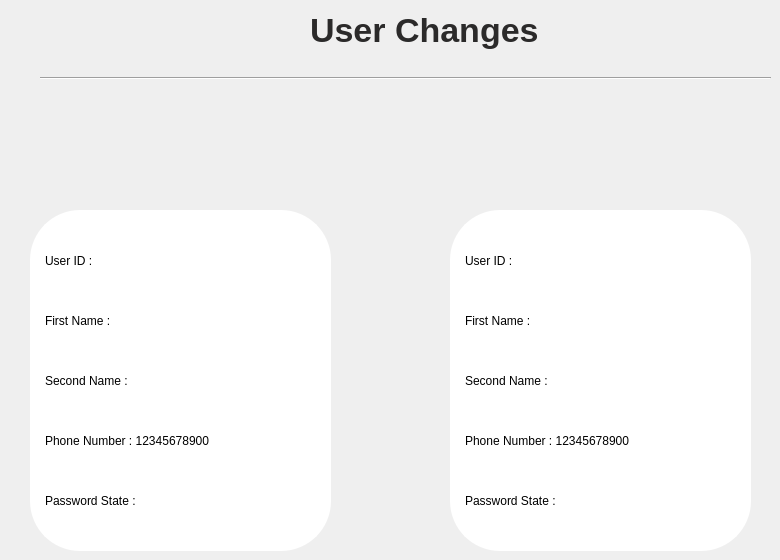
      <widget class="QWidget" name="page_2">
       <widget class="QLabel" name="label_71">
        <property name="geometry">
         <rect>
          <x>310</x>
          <y>0</y>
          <width>231</width>
          <height>61</height>
         </rect>
        </property>
        <property name="styleSheet">
         <string notr="true">QLabel
{
font-size:34px;
font-weight:bold;
color:#2B2A2A;
}</string>
        </property>
        <property name="text">
         <string>User Changes</string>
        </property>
       </widget>
       <widget class="QPushButton" name="pushButton_3">
        <property name="geometry">
         <rect>
          <x>20</x>
          <y>10</y>
          <width>41</width>
          <height>41</height>
         </rect>
        </property>
        <property name="styleSheet">
         <string notr="true">QPushButton{
  border-radius: 5px;





}

QPushButton:hover{
background: #CCD0CD;

}

</string>
        </property>
        <property name="text">
         <string/>
        </property>
        <property name="icon">
         <iconset>
          <selectedoff>:/Assets/back.png</selectedoff>
         </iconset>
        </property>
        <property name="iconSize">
         <size>
          <width>33</width>
          <height>31</height>
         </size>
        </property>
       </widget>
       <widget class="Line" name="line_13">
        <property name="geometry">
         <rect>
          <x>40</x>
          <y>70</y>
          <width>731</width>
          <height>16</height>
         </rect>
        </property>
        <property name="orientation">
         <enum>Qt::Orientation::Horizontal</enum>
        </property>
       </widget>
       <widget class="QFrame" name="frame_3">
        <property name="geometry">
         <rect>
          <x>30</x>
          <y>210</y>
          <width>301</width>
          <height>341</height>
         </rect>
        </property>
        <property name="styleSheet">
         <string notr="true">QFrame{
background-color:white;
 width: 200px;
        height: 200px;
        border: 2px solid white;
        border-radius: 50%;
}</string>
        </property>
        <property name="frameShape">
         <enum>QFrame::Shape::StyledPanel</enum>
        </property>
        <property name="frameShadow">
         <enum>QFrame::Shadow::Raised</enum>
        </property>
        <widget class="QLabel" name="all_labels">
         <property name="geometry">
          <rect>
           <x>10</x>
           <y>90</y>
           <width>251</width>
           <height>41</height>
          </rect>
         </property>
         <property name="styleSheet">
          <string notr="true"/>
         </property>
         <property name="text">
          <string>First Name :</string>
         </property>
        </widget>
        <widget class="QLabel" name="all_labels_3">
         <property name="geometry">
          <rect>
           <x>10</x>
           <y>210</y>
           <width>281</width>
           <height>41</height>
          </rect>
         </property>
         <property name="styleSheet">
          <string notr="true">#all_labels{
font-size:18px;
}</string>
         </property>
         <property name="text">
          <string>Phone Number : 12345678900</string>
         </property>
        </widget>
        <widget class="QLabel" name="all_labels_21">
         <property name="geometry">
          <rect>
           <x>10</x>
           <y>150</y>
           <width>271</width>
           <height>41</height>
          </rect>
         </property>
         <property name="styleSheet">
          <string notr="true"/>
         </property>
         <property name="text">
          <string>Second Name :</string>
         </property>
        </widget>
        <widget class="QLabel" name="all_labels_5">
         <property name="geometry">
          <rect>
           <x>10</x>
           <y>30</y>
           <width>251</width>
           <height>41</height>
          </rect>
         </property>
         <property name="styleSheet">
          <string notr="true"/>
         </property>
         <property name="text">
          <string>User ID :</string>
         </property>
        </widget>
        <widget class="QLabel" name="all_labels_23">
         <property name="geometry">
          <rect>
           <x>10</x>
           <y>270</y>
           <width>271</width>
           <height>41</height>
          </rect>
         </property>
         <property name="styleSheet">
          <string notr="true"/>
         </property>
         <property name="text">
          <string>Password State :</string>
         </property>
        </widget>
       </widget>
       <widget class="QLabel" name="label_2">
        <property name="geometry">
         <rect>
          <x>360</x>
          <y>340</y>
          <width>71</width>
          <height>71</height>
         </rect>
        </property>
        <property name="text">
         <string/>
        </property>
        <property name="pixmap">
         <pixmap resource="Resource.qrc">:/Assets/fast-forward.png</pixmap>
        </property>
        <property name="scaledContents">
         <bool>true</bool>
        </property>
       </widget>
       <widget class="QFrame" name="frame_5">
        <property name="geometry">
         <rect>
          <x>450</x>
          <y>210</y>
          <width>301</width>
          <height>341</height>
         </rect>
        </property>
        <property name="styleSheet">
         <string notr="true">QFrame{
background-color:white;
 width: 200px;
        height: 200px;
        border: 2px solid white;
        border-radius: 50%;
}</string>
        </property>
        <property name="frameShape">
         <enum>QFrame::Shape::StyledPanel</enum>
        </property>
        <property name="frameShadow">
         <enum>QFrame::Shadow::Raised</enum>
        </property>
        <widget class="QLabel" name="all_labels_2">
         <property name="geometry">
          <rect>
           <x>10</x>
           <y>90</y>
           <width>251</width>
           <height>41</height>
          </rect>
         </property>
         <property name="styleSheet">
          <string notr="true"/>
         </property>
         <property name="text">
          <string>First Name :</string>
         </property>
        </widget>
        <widget class="QLabel" name="all_labels_4">
         <property name="geometry">
          <rect>
           <x>10</x>
           <y>210</y>
           <width>281</width>
           <height>41</height>
          </rect>
         </property>
         <property name="styleSheet">
          <string notr="true">#all_labels{
font-size:18px;
}</string>
         </property>
         <property name="text">
          <string>Phone Number : 12345678900</string>
         </property>
        </widget>
        <widget class="QLabel" name="all_labels_22">
         <property name="geometry">
          <rect>
           <x>10</x>
           <y>150</y>
           <width>271</width>
           <height>41</height>
          </rect>
         </property>
         <property name="styleSheet">
          <string notr="true"/>
         </property>
         <property name="text">
          <string>Second Name :</string>
         </property>
        </widget>
        <widget class="QLabel" name="all_labels_6">
         <property name="geometry">
          <rect>
           <x>10</x>
           <y>30</y>
           <width>251</width>
           <height>41</height>
          </rect>
         </property>
         <property name="styleSheet">
          <string notr="true"/>
         </property>
         <property name="text">
          <string>User ID :</string>
         </property>
        </widget>
        <widget class="QLabel" name="all_labels_24">
         <property name="geometry">
          <rect>
           <x>10</x>
           <y>270</y>
           <width>271</width>
           <height>41</height>
          </rect>
         </property>
         <property name="styleSheet">
          <string notr="true"/>
         </property>
         <property name="text">
          <string>Password State :</string>
         </property>
        </widget>
       </widget>
      </widget>
